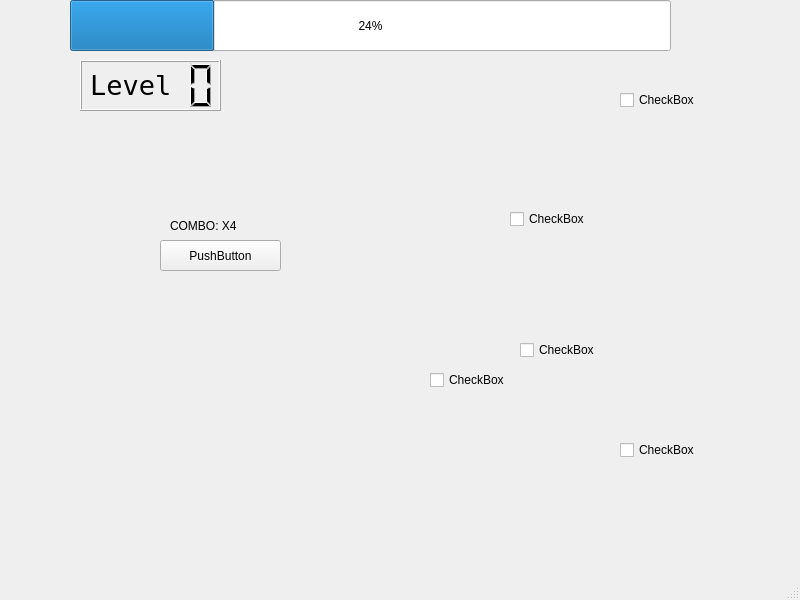
<?xml version="1.0" encoding="UTF-8"?>
<ui version="4.0">
 <class>MainWindow</class>
 <widget class="QMainWindow" name="MainWindow">
  <property name="geometry">
   <rect>
    <x>0</x>
    <y>0</y>
    <width>800</width>
    <height>600</height>
   </rect>
  </property>
  <property name="windowTitle">
   <string>MainWindow</string>
  </property>
  <widget class="QWidget" name="centralwidget">
   <widget class="QProgressBar" name="progressBar">
    <property name="geometry">
     <rect>
      <x>70</x>
      <y>0</y>
      <width>601</width>
      <height>51</height>
     </rect>
    </property>
    <property name="value">
     <number>24</number>
    </property>
   </widget>
   <widget class="QLabel" name="label">
    <property name="geometry">
     <rect>
      <x>170</x>
      <y>210</y>
      <width>131</width>
      <height>31</height>
     </rect>
    </property>
    <property name="text">
     <string>COMBO: X4</string>
    </property>
   </widget>
   <widget class="QPushButton" name="pushButton">
    <property name="geometry">
     <rect>
      <x>160</x>
      <y>240</y>
      <width>121</width>
      <height>31</height>
     </rect>
    </property>
    <property name="text">
     <string>PushButton</string>
    </property>
   </widget>
   <widget class="QCheckBox" name="checkBox">
    <property name="geometry">
     <rect>
      <x>620</x>
      <y>90</y>
      <width>90</width>
      <height>20</height>
     </rect>
    </property>
    <property name="text">
     <string>CheckBox</string>
    </property>
   </widget>
   <widget class="QCheckBox" name="checkBox_2">
    <property name="enabled">
     <bool>true</bool>
    </property>
    <property name="geometry">
     <rect>
      <x>510</x>
      <y>200</y>
      <width>97</width>
      <height>38</height>
     </rect>
    </property>
    <property name="text">
     <string>CheckBox</string>
    </property>
    <property name="iconSize">
     <size>
      <width>41</width>
      <height>24</height>
     </size>
    </property>
   </widget>
   <widget class="QCheckBox" name="checkBox_3">
    <property name="geometry">
     <rect>
      <x>430</x>
      <y>370</y>
      <width>90</width>
      <height>20</height>
     </rect>
    </property>
    <property name="text">
     <string>CheckBox</string>
    </property>
   </widget>
   <widget class="QCheckBox" name="checkBox_4">
    <property name="geometry">
     <rect>
      <x>520</x>
      <y>340</y>
      <width>90</width>
      <height>20</height>
     </rect>
    </property>
    <property name="text">
     <string>CheckBox</string>
    </property>
   </widget>
   <widget class="QCheckBox" name="checkBox_5">
    <property name="geometry">
     <rect>
      <x>620</x>
      <y>440</y>
      <width>90</width>
      <height>20</height>
     </rect>
    </property>
    <property name="text">
     <string>CheckBox</string>
    </property>
   </widget>
   <widget class="QLCDNumber" name="lcdNumber">
    <property name="geometry">
     <rect>
      <x>80</x>
      <y>60</y>
      <width>141</width>
      <height>51</height>
     </rect>
    </property>
   </widget>
   <widget class="QLabel" name="label_2">
    <property name="geometry">
     <rect>
      <x>90</x>
      <y>60</y>
      <width>81</width>
      <height>51</height>
     </rect>
    </property>
    <property name="font">
     <font>
      <family>Andale Mono</family>
      <pointsize>20</pointsize>
     </font>
    </property>
    <property name="text">
     <string>Level</string>
    </property>
   </widget>
  </widget>
  <widget class="QMenuBar" name="menubar">
   <property name="geometry">
    <rect>
     <x>0</x>
     <y>0</y>
     <width>800</width>
     <height>20</height>
    </rect>
   </property>
  </widget>
  <widget class="QStatusBar" name="statusbar"/>
 </widget>
 <resources/>
 <connections/>
</ui>
